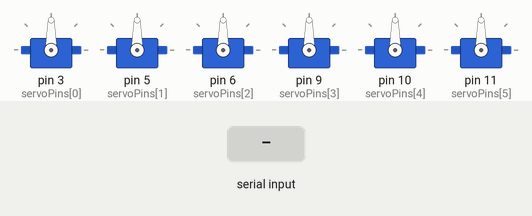
The sketch below on a simulated Arduino Uno, built with avr-gcc and run on an emulated ATmega328P. On the bench: 6 × servo. The inputs (shaded band) are chosen by the test bench.

Above: at 1.2 s.
1.3 s: "5:" received over Serial
At 2.7 s:
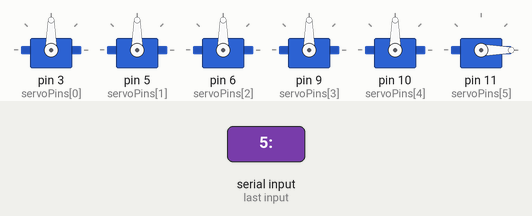
3.8 s: "1,90:" received over Serial
At 5.9 s:
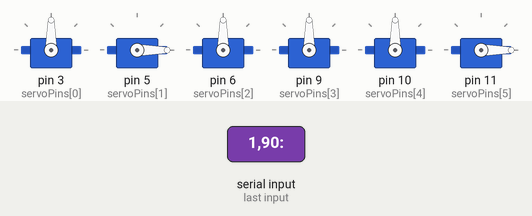
Timing chart, 0 to 7.4 s (numbered marks = the images above; inputs shaded):
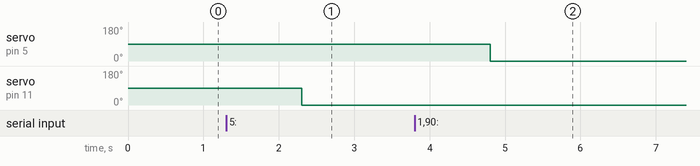

The sketch:

Servo_Control.ino
```cpp
#include <Servo.h>

int servoCount = 6;
int servoPins[] = {3, 5, 6, 9, 10, 11};
Servo servos[6];

void setup() {
  // put your setup code here, to run once:
  Serial.begin(9600);
  AttachServos();


}

void loop() {
  // put your main code here, to run repeatedly:

}
void serialEvent() {
  int channel;
  int pos;
  if (Serial.available() > 0) {

    channel = Serial.readStringUntil(':').toInt();
    pos = Serial.readStringUntil('*').toInt();
    servos[channel].write(pos);

  }
}

void AttachServos() {
  for (int i = 0; i < servoCount; i++) {
    servos[i].attach(servoPins[i]);
  }
}
```

Measured:
- after the input at 1.3 s, servo on pin 11 (servoPins[5]): 90° → 0° after 1.0 s
- after the input at 3.8 s, servo on pin 5 (servoPins[1]): 90° → 0° after 1.0 s
